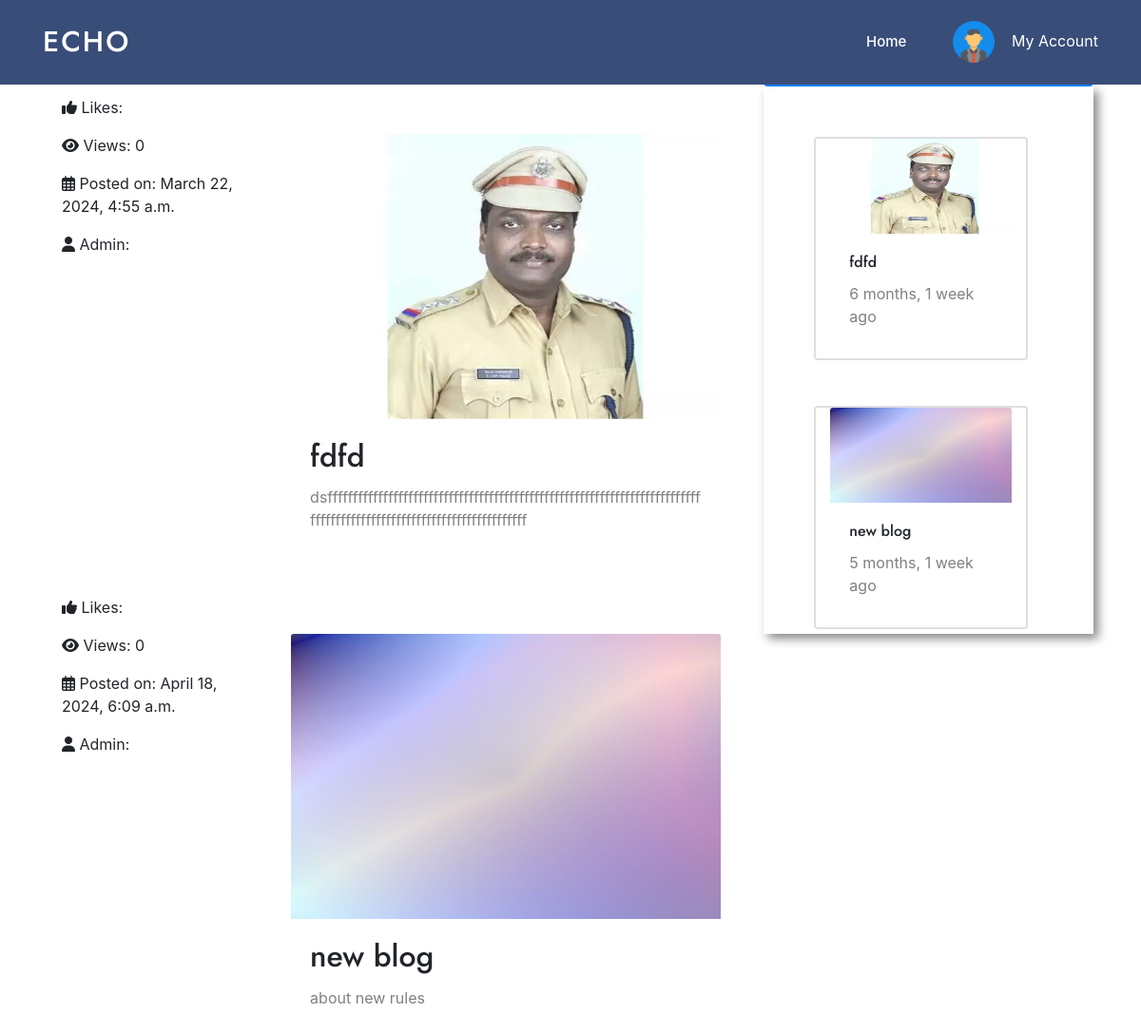
The app's page /blog_post_list/ (signed in) with its own data.
### MyApp/models.py (models this page shows, shortened)
class BlogPost(models.Model):
    admin = models.ForeignKey(User, on_delete=models.CASCADE)
    heading = models.CharField(max_length=255)
    description = models.TextField()
    image = models.ImageField(upload_to='blog_images/', null=True, blank=True)
    created_at = models.DateTimeField(auto_now_add=True)
    views = models.IntegerField(default=0)

### MyApp/views.py (the view)
# urls.py: path('blog_post_list/', views.blog_post_list, name='blog_post_list'),
@never_cache
@login_required(login_url="/login/")
def blog_post_list(request):
    blog_posts = BlogPost.objects.all()
    top_three_posts = BlogPost.objects.order_by('-views')[:3]
    return render(request, 'blog_post_list.html', {'blog_posts': blog_posts,'top_three_posts':top_three_posts})

### templates/blog_post_list.html (shortened to what this page needs)
{% include 'citizenheader.html' %}
{% load static %}
{% block body %}
<link rel="stylesheet" href="https://stackpath.bootstrapcdn.com/bootstrap/4.3.1/css/bootstrap.min.css">
<div class="container mt-5">
    <div style="padding: 5px;">
      <div class="row">
        <div class="col-md-8">
          <div class="container">
            <div class="row">
              {% for blog_post in blog_posts %}
                <div class="col-md-4 mt-5 ">
                  <p class="card-text">
                    <i class="fas fa-thumbs-up"></i> Likes: {{ blog_post.like_set.count }}
                  </p>
                  <p class="card-text" >
                    <i class="fas fa-eye"></i> Views: {{ blog_post.views }}
                  </p>
                  <p class="card-text">
                    <i class="far fa-calendar-alt"></i> Posted on: {{ blog_post.created_at }}
                  </p>
                  <p class="card-text">
                    <i class="fas fa-user"></i> Admin: {{ blog_post.admin.first_name }}
                  </p>
                </div>
                <div class="col-md-8 mt-5">
                  <div class="card border-0" style="margin-top: 40px;">
                    <img src="{{ blog_post.image.url }}" class="card-img-top" alt="{{ blog_post.heading }}" style="max-width: 800px; height: 300px;">
                    <div class="card-body">
                      <h2 class="card-title">{{ blog_post.heading }}</h2>
                      <p class="card-text" style="color: grey; text-align: justify; overflow: hidden; display: -webkit-box; -webkit-line-clamp: 5; -webkit-box-orient: vertical;">
                        {{ blog_post.description }}
                    </p>
                    </div>
                  </div>
                </div>
              {% endfor %}
            </div>
          </div>
        </div>
        <div class="col-md-4">
          <button type="button" class="btn btn-primary btn-block">Most Viewed</button>
          <div style="padding: 5px;box-shadow: 5px 5px 10px #888888;">
            {% for blog_post in top_three_posts %}
                  <div class="card border-2 col-md-8 mt-5 ml-5">
                    <img src="{{ blog_post.image.url }}" class="card-img-top" alt="{{ blog_post.heading }}" style="max-width: 100%; height: 100px;">
                    <div class="card-body">
                      <h6 class="card-title">{{ blog_post.heading }}</h6>
                      <p class="card-title" style="color: grey;">{{ blog_post.created_at|timesince }} ago</p>
                    </div>
                  </div>
                {% endfor %}
          </div>
        </div>
      </div>
    </div>
  </div>
{% endblock body %}

### static/assets/css/style.css (style rules this page uses)
body { font-family: "Open Sans", sans-serif; color: #444444; }
h1, h2, h3, h4, h5, h6 { font-family: "Jost", sans-serif; }

### records on screen
BlogPost: views "0", created_at "March 22, 2024, 4:55 a.m.", image (picture), heading "fdfd", description "dsfffffffffffffffffffffffffffffffffffffffffffffffffffffffffffffffffffffffffffffffffffffffffffffffffffffffffffffffffffff", created_at "6 months, 1 week"
BlogPost: views "0", created_at "April 18, 2024, 6:09 a.m.", image (picture), heading "new blog", description "about new rules", created_at "5 months, 1 week"
